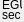
  <widget class="caFrame" name="caFrame_6">
   <property name="geometry">
    <rect>
     <x>427</x>
     <y>370</y>
     <width>24</width>
     <height>22</height>
    </rect>
   </property>
   <widget class="caLabel" name="caLabel_37">
    <property name="geometry">
     <rect>
      <x>2</x>
      <y>0</y>
      <width>20</width>
      <height>10</height>
     </rect>
    </property>
    <property name="frameShape">
     <enum>QFrame::NoFrame</enum>
    </property>
    <property name="text">
     <string>EGU</string>
    </property>
    <property name="alignment">
     <set>Qt::AlignAbsolute|Qt::AlignLeading|Qt::AlignLeft|Qt::AlignVCenter</set>
    </property>
    <property name="fontScaleMode">
     <enum>ESimpleLabel::Height</enum>
    </property>
    <property name="foreground">
     <color>
      <red>195</red>
      <green>195</green>
      <blue>195</blue>
     </color>
    </property>
    <property name="background">
     <color alpha="0">
      <red>0</red>
      <green>0</green>
      <blue>0</blue>
     </color>
    </property>
   </widget>
   <widget class="caLabel" name="caLabel_40">
    <property name="geometry">
     <rect>
      <x>2</x>
      <y>10</y>
      <width>20</width>
      <height>10</height>
     </rect>
    </property>
    <property name="frameShape">
     <enum>QFrame::NoFrame</enum>
    </property>
    <property name="text">
     <string>sec</string>
    </property>
    <property name="alignment">
     <set>Qt::AlignAbsolute|Qt::AlignLeading|Qt::AlignLeft|Qt::AlignVCenter</set>
    </property>
    <property name="fontScaleMode">
     <enum>ESimpleLabel::Height</enum>
    </property>
    <property name="foreground">
     <color>
      <red>195</red>
      <green>195</green>
      <blue>195</blue>
     </color>
    </property>
    <property name="background">
     <color alpha="0">
      <red>0</red>
      <green>0</green>
      <blue>0</blue>
     </color>
    </property>
   </widget>
   <widget class="caPolyLine" name="caPolyLine_7">
    <property name="geometry">
     <rect>
      <x>0</x>
      <y>10</y>
      <width>22</width>
      <height>1</height>
     </rect>
    </property>
    <property name="foreground">
     <color>
      <red>195</red>
      <green>195</green>
      <blue>195</blue>
     </color>
    </property>
    <property name="linestyle" stdset="0">
     <enum>caPolyLine::Solid</enum>
    </property>
    <property name="lineColor">
     <color>
      <red>195</red>
      <green>195</green>
      <blue>195</blue>
     </color>
    </property>
    <property name="xyPairs" stdset="0">
     <string>0,0;22,0</string>
    </property>
    <property name="fillstyle" stdset="0">
     <enum>caPolyLine::Filled</enum>
    </property>
   </widget>
  </widget>
